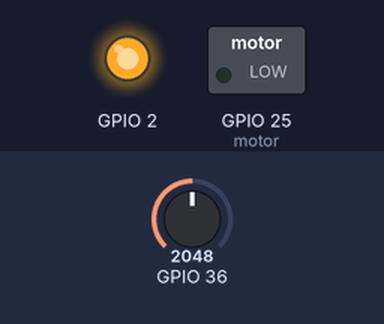
This program was run on a simulated ESP32. On the bench: switched loads named in the program (green lamp = pin HIGH), output pins drawn as LEDs (lit = HIGH). Inputs (shaded band) come from the test bench; at power-on: GPIO 36 = 2048. WiFi joins after 1.5 s; servers stay silent unless stated; network time is answered at once with the bench clock; the local clock reads 2024-03-15 10:24:30 at power-on unless the program sets it; storage starts empty; what the program prints to the serial monitor is not drawn.

Above: at 0.7 s.
At 30.7 s:
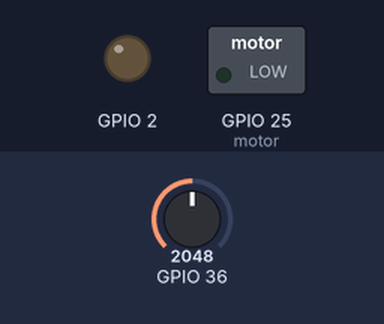
Timing chart, 0 to 78.0 s (numbered marks = the images above):
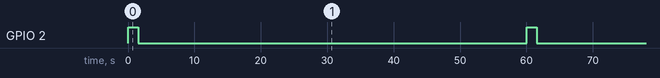

The program:

main.cpp
```cpp
#include <Arduino.h>
#include "FS.h"
#include "SD.h"
#include "SPI.h"
#include <driver/adc.h>
#include <esp_adc_cal.h>
#include <freertos/FreeRTOS.h>
#include <freertos/task.h>
#include <esp_err.h>
#include <esp_log.h>
#include <WiFi.h>
#include <NTPClient.h>
#include <WiFiUdp.h>


#define tempo 60000
#define motor 25
#define MENOR_TENSAO 3000

//#ifndef STASSID
#define STASSID "ALBERTO E ROSELIA" //ID do WiFi
#define STAPSK  "CHAMEX5050"        //Senha do WiFi

WiFiUDP ntpUDP;

NTPClient timeClient(ntpUDP, "br.pool.ntp.org", -3*3600, 60000);


/// prototipos de funções
uint32_t tensao(adc_unit_t ADC,unsigned char pin);
double Vin_div_T(adc_unit_t ADC,unsigned char pin, double r1, double r2);
int baixo = 0;

void setup() {
  Serial.begin(115200);
  SD.begin(5);
  pinMode(motor,OUTPUT);
  pinMode(2,OUTPUT);

}

void loop() {
  int inicio=millis();
  digitalWrite(2,1);
  String payload;
  double V_b = Vin_div_T(ADC_UNIT_1,36,200,680);    //Tensão em Volts da bateria

  //Liga WiFi
  WiFi.begin(STASSID, STAPSK);
  int cont = 0;
  while (WiFi.status() != WL_CONNECTED && cont<120) {//se não conectar depois de 1 minuto, desiste de conectar
    delay(500);cont++;
    Serial.print(".");
  }

  timeClient.begin();
  timeClient.update();

  String tempontp = String(timeClient.getFormattedTime());


  //Desliga WiFi
  WiFi.disconnect(true);
  WiFi.mode(WIFI_OFF);

  payload = "["+tempontp+"]    "+String(V_b)+"mV";


  File esperimento = SD.open("/Monitor_Bateria_Motor_DC11.txt", FILE_APPEND);
  esperimento.println(payload);
  esperimento.close();


  Serial.println(payload);
  if(V_b<=MENOR_TENSAO){
    baixo++;
  }else{
    digitalWrite(motor,0);
  }
  if (baixo>=MENOR_TENSAO){
    digitalWrite(motor,1);
    while(1);
  }
  digitalWrite(2,0);
  while ((millis()-inicio)!=tempo);
}

uint32_t tensao(adc_unit_t ADC,unsigned char pin){      // ADC_UNIT_1   ou   ADC_UNIT_2
  esp_adc_cal_characteristics_t adc_cal;//Estrutura que contem as informacoes para calibracao

  esp_adc_cal_characterize(ADC, ADC_ATTEN_DB_11, ADC_WIDTH_BIT_12, 1100, &adc_cal);//Inicializa a estrutura de calibracao

  uint32_t voltage = 0;
		for (int i = 0; i < 100; i++)
		{
			voltage += analogRead(pin);//Obtem o valor RAW do ADC
			ets_delay_us(30);
		}
		voltage /= 100;


		voltage = esp_adc_cal_raw_to_voltage(voltage, &adc_cal);//Converte e calibra o valor lido (RAW) para mV
  return voltage;
}
double Vin_div_T(adc_unit_t ADC,unsigned char pin, double r1, double r2){
  uint32_t tens = tensao(ADC,pin);
  double res = (r2/(r1+r2));
  return (tens/res); //tensão/(R2/(R1+R2)) retorna a tensão de entrada do divisor de tensão
}
```

Measured:
- by itself, GPIO 2: alternates HIGH for 1.5 s and LOW for 58.5 s
